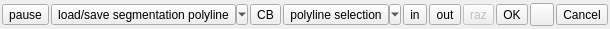
<?xml version="1.0" encoding="UTF-8"?>
<ui version="4.0">
 <class>GraphicalSegmentationDlg</class>
 <widget class="QDialog" name="GraphicalSegmentationDlg">
  <property name="geometry">
   <rect>
    <x>0</x>
    <y>0</y>
    <width>291</width>
    <height>29</height>
   </rect>
  </property>
  <property name="sizePolicy">
   <sizepolicy hsizetype="Fixed" vsizetype="Fixed">
    <horstretch>0</horstretch>
    <verstretch>0</verstretch>
   </sizepolicy>
  </property>
  <property name="windowTitle">
   <string>Segmentation</string>
  </property>
  <layout class="QHBoxLayout">
   <property name="spacing">
    <number>2</number>
   </property>
   <property name="leftMargin">
    <number>2</number>
   </property>
   <property name="topMargin">
    <number>2</number>
   </property>
   <property name="rightMargin">
    <number>2</number>
   </property>
   <property name="bottomMargin">
    <number>2</number>
   </property>
   <item>
    <widget class="QToolButton" name="pauseButton">
     <property name="toolTip">
      <string>Pause segmentation</string>
     </property>
     <property name="statusTip">
      <string>Pause segmentation  (allow rotation/panning of 3D view)</string>
     </property>
     <property name="text">
      <string>pause</string>
     </property>
     <property name="icon">
      <iconset resource="../icones.qrc">
       <normaloff>:/CC/images/smallPause.png</normaloff>:/CC/images/smallPause.png</iconset>
     </property>
     <property name="checkable">
      <bool>true</bool>
     </property>
     <property name="checked">
      <bool>false</bool>
     </property>
    </widget>
   </item>
   <item>
    <widget class="QToolButton" name="loadSaveToolButton">
     <property name="toolTip">
      <string>Load / save segmentation polyline</string>
     </property>
     <property name="text">
      <string>load/save segmentation polyline</string>
     </property>
     <property name="icon">
      <iconset resource="../icones.qrc">
       <normaloff>:/CC/images/dbPolylineSymbol.png</normaloff>:/CC/images/dbPolylineSymbol.png</iconset>
     </property>
     <property name="popupMode">
      <enum>QToolButton::MenuButtonPopup</enum>
     </property>
    </widget>
   </item>
   <item>
    <widget class="QToolButton" name="clippingButton">
     <property name="text">
      <string>CB</string>
     </property>
     <property name="checkable">
      <bool>true</bool>
     </property>
    </widget>
   </item>
   <item>
    <widget class="QToolButton" name="selectionModelButton">
     <property name="toolTip">
      <string>Polyline selection mode</string>
     </property>
     <property name="text">
      <string>polyline selection</string>
     </property>
     <property name="icon">
      <iconset resource="../icones.qrc">
       <normaloff>:/CC/images/smallPolygonSelect.png</normaloff>:/CC/images/smallPolygonSelect.png</iconset>
     </property>
     <property name="popupMode">
      <enum>QToolButton::MenuButtonPopup</enum>
     </property>
    </widget>
   </item>
   <item>
    <widget class="QToolButton" name="inButton">
     <property name="toolTip">
      <string>Segment In</string>
     </property>
     <property name="statusTip">
      <string>Segment (keep points inside)</string>
     </property>
     <property name="text">
      <string>in</string>
     </property>
     <property name="icon">
      <iconset resource="../icones.qrc">
       <normaloff>:/CC/images/smallSegmentIn.png</normaloff>:/CC/images/smallSegmentIn.png</iconset>
     </property>
    </widget>
   </item>
   <item>
    <widget class="QToolButton" name="outButton">
     <property name="toolTip">
      <string>Segment Out</string>
     </property>
     <property name="statusTip">
      <string>Segment (keep points outside)</string>
     </property>
     <property name="text">
      <string>out</string>
     </property>
     <property name="icon">
      <iconset resource="../icones.qrc">
       <normaloff>:/CC/images/smallSegmentOut.png</normaloff>:/CC/images/smallSegmentOut.png</iconset>
     </property>
    </widget>
   </item>
   <item>
    <widget class="QToolButton" name="razButton">
     <property name="enabled">
      <bool>false</bool>
     </property>
     <property name="toolTip">
      <string>Clear segmentation</string>
     </property>
     <property name="statusTip">
      <string>Clear segmentation</string>
     </property>
     <property name="text">
      <string>raz</string>
     </property>
     <property name="icon">
      <iconset resource="../icones.qrc">
       <normaloff>:/CC/images/smallReset.png</normaloff>:/CC/images/smallReset.png</iconset>
     </property>
    </widget>
   </item>
   <item>
    <widget class="QToolButton" name="validButton">
     <property name="toolTip">
      <string>Confirm segmentation</string>
     </property>
     <property name="statusTip">
      <string>Confirm segmentation</string>
     </property>
     <property name="text">
      <string>OK</string>
     </property>
     <property name="icon">
      <iconset resource="../icones.qrc">
       <normaloff>:/CC/images/smallValidate.png</normaloff>:/CC/images/smallValidate.png</iconset>
     </property>
    </widget>
   </item>
   <item>
    <widget class="QToolButton" name="validAndDeleteButton">
     <property name="toolTip">
      <string>Confirm and delete hidden points</string>
     </property>
     <property name="statusTip">
      <string>Confirm and delete hidden points</string>
     </property>
     <property name="icon">
      <iconset resource="../icones.qrc">
       <normaloff>:/CC/images/smallTrash.png</normaloff>:/CC/images/smallTrash.png</iconset>
     </property>
    </widget>
   </item>
   <item>
    <widget class="QToolButton" name="cancelButton">
     <property name="toolTip">
      <string>Cancel</string>
     </property>
     <property name="statusTip">
      <string>Cancel segentation</string>
     </property>
     <property name="text">
      <string>Cancel</string>
     </property>
     <property name="icon">
      <iconset resource="../icones.qrc">
       <normaloff>:/CC/images/smallCancel.png</normaloff>:/CC/images/smallCancel.png</iconset>
     </property>
    </widget>
   </item>
  </layout>
  <action name="actionSetRectangularSelection">
   <property name="icon">
    <iconset resource="../icones.qrc">
     <normaloff>:/CC/images/smallRectangleSelect.png</normaloff>:/CC/images/smallRectangleSelect.png</iconset>
   </property>
   <property name="text">
    <string>Rectangular selection</string>
   </property>
   <property name="toolTip">
    <string>Activates rectangular selection</string>
   </property>
  </action>
  <action name="actionSetPolylineSelection">
   <property name="icon">
    <iconset resource="../icones.qrc">
     <normaloff>:/CC/images/smallPolygonSelect.png</normaloff>:/CC/images/smallPolygonSelect.png</iconset>
   </property>
   <property name="text">
    <string>Polygonal selection</string>
   </property>
   <property name="toolTip">
    <string>Activaites polyline selection</string>
   </property>
  </action>
  <action name="actionUseExistingPolyline">
   <property name="icon">
    <iconset resource="../icones.qrc">
     <normaloff>:/CC/images/dbPolylineSymbol.png</normaloff>:/CC/images/dbPolylineSymbol.png</iconset>
   </property>
   <property name="text">
    <string>Use existing polyline</string>
   </property>
   <property name="toolTip">
    <string>Import polyline from DB for segmentation</string>
   </property>
  </action>
  <action name="actionExportSegmentationPolyline">
   <property name="icon">
    <iconset resource="../icones.qrc">
     <normaloff>:/CC/images/ccSave.png</normaloff>:/CC/images/ccSave.png</iconset>
   </property>
   <property name="text">
    <string>Export segmentation polyline</string>
   </property>
   <property name="toolTip">
    <string>Export segmentation polyline as new entity</string>
   </property>
  </action>
 </widget>
 <resources>
  <include location="../icones.qrc"/>
 </resources>
 <connections/>
</ui>
